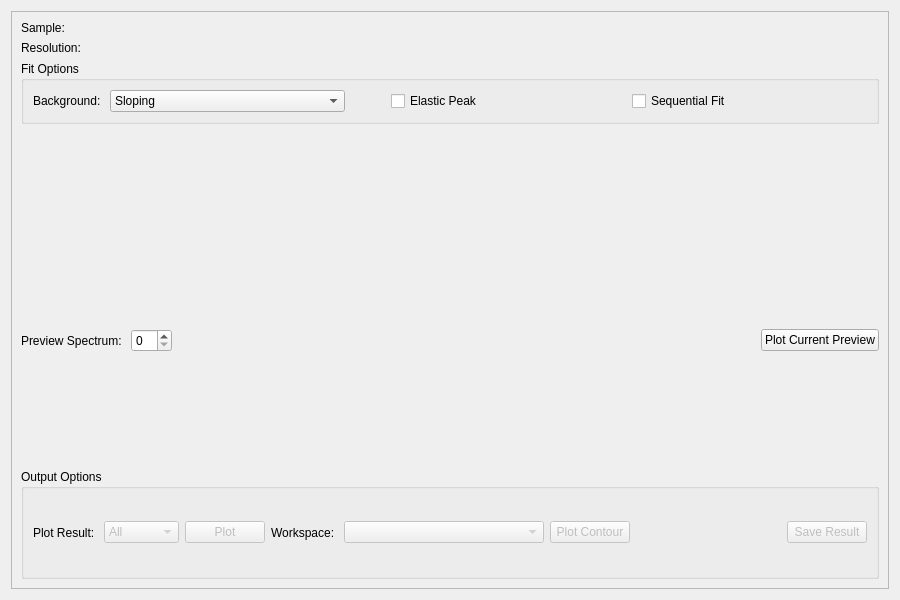
<?xml version="1.0" encoding="UTF-8"?>
<ui version="4.0">
 <class>Stretch</class>
 <widget class="QWidget" name="Stretch">
  <property name="geometry">
   <rect>
    <x>0</x>
    <y>0</y>
    <width>900</width>
    <height>600</height>
   </rect>
  </property>
  <property name="windowTitle">
   <string>Form</string>
  </property>
  <layout class="QVBoxLayout" name="verticalLayout">
   <item>
    <widget class="QScrollArea" name="scrollArea">
     <property name="widgetResizable">
      <bool>true</bool>
     </property>
     <widget class="QWidget" name="scrollAreaWidgetContents">
      <property name="geometry">
       <rect>
        <x>0</x>
        <y>0</y>
        <width>880</width>
        <height>580</height>
       </rect>
      </property>
      <layout class="QVBoxLayout" name="verticalLayout_4">
       <item>
        <layout class="QGridLayout" name="gridLayout">
         <item row="0" column="0">
          <widget class="QLabel" name="lblSample">
           <property name="text">
            <string>Sample: </string>
           </property>
          </widget>
         </item>
         <item row="0" column="1">
          <widget class="MantidQt::MantidWidgets::DataSelector" name="dsSample" native="true">
           <property name="sizePolicy">
            <sizepolicy hsizetype="Minimum" vsizetype="Fixed">
             <horstretch>0</horstretch>
             <verstretch>0</verstretch>
            </sizepolicy>
           </property>
           <property name="workspaceSuffixes" stdset="0">
            <stringlist>
             <string>_red</string>
             <string>_sqw</string>
            </stringlist>
           </property>
           <property name="fileBrowserSuffixes" stdset="0">
            <stringlist>
             <string>_red.nxs</string>
             <string>_sqw.nxs</string>
            </stringlist>
           </property>
           <property name="autoLoad" stdset="0">
            <bool>true</bool>
           </property>
           <property name="showLoad" stdset="0">
            <bool>false</bool>
           </property>
          </widget>
         </item>
         <item row="1" column="0">
          <widget class="QLabel" name="lblRes">
           <property name="text">
            <string>Resolution: </string>
           </property>
          </widget>
         </item>
         <item row="1" column="1">
          <widget class="MantidQt::MantidWidgets::DataSelector" name="dsResolution" native="true">
           <property name="sizePolicy">
            <sizepolicy hsizetype="Minimum" vsizetype="Fixed">
             <horstretch>0</horstretch>
             <verstretch>0</verstretch>
            </sizepolicy>
           </property>
           <property name="autoLoad" stdset="0">
            <bool>true</bool>
           </property>
           <property name="workspaceSuffixes" stdset="0">
            <stringlist>
             <string>_res</string>
            </stringlist>
           </property>
           <property name="fileBrowserSuffixes" stdset="0">
            <stringlist>
             <string>_res.nxs</string>
            </stringlist>
           </property>
           <property name="showLoad" stdset="0">
            <bool>false</bool>
           </property>
          </widget>
         </item>
        </layout>
       </item>
       <item>
        <widget class="QGroupBox" name="gbOptions">
         <property name="sizePolicy">
          <sizepolicy hsizetype="Preferred" vsizetype="Fixed">
           <horstretch>0</horstretch>
           <verstretch>0</verstretch>
          </sizepolicy>
         </property>
         <property name="title">
          <string>Fit Options</string>
         </property>
         <layout class="QVBoxLayout" name="verticalLayout_2">
          <item>
           <layout class="QGridLayout" name="gridLayout_2">
            <item row="0" column="0">
             <widget class="QLabel" name="lblBackground">
              <property name="sizePolicy">
               <sizepolicy hsizetype="Fixed" vsizetype="Preferred">
                <horstretch>0</horstretch>
                <verstretch>0</verstretch>
               </sizepolicy>
              </property>
              <property name="text">
               <string>Background: </string>
              </property>
             </widget>
            </item>
            <item row="0" column="1">
             <widget class="QComboBox" name="cbBackground">
              <item>
               <property name="text">
                <string>Sloping</string>
               </property>
              </item>
              <item>
               <property name="text">
                <string>Flat</string>
               </property>
              </item>
              <item>
               <property name="text">
                <string>Zero</string>
               </property>
              </item>
             </widget>
            </item>
            <item row="0" column="4">
             <widget class="QCheckBox" name="chkSequentialFit">
              <property name="text">
               <string>Sequential Fit</string>
              </property>
             </widget>
            </item>
            <item row="0" column="3">
             <widget class="QCheckBox" name="chkElasticPeak">
              <property name="text">
               <string>Elastic Peak</string>
              </property>
             </widget>
            </item>
            <item row="0" column="2">
             <spacer name="horizontalSpacer">
              <property name="orientation">
               <enum>Qt::Horizontal</enum>
              </property>
              <property name="sizeType">
               <enum>QSizePolicy::Preferred</enum>
              </property>
              <property name="sizeHint" stdset="0">
               <size>
                <width>40</width>
                <height>20</height>
               </size>
              </property>
             </spacer>
            </item>
           </layout>
          </item>
         </layout>
        </widget>
       </item>
       <item>
        <layout class="QGridLayout" name="gridLayout_3">
         <item row="0" column="0">
          <layout class="QVBoxLayout" name="treeSpace"/>
         </item>
         <item row="0" column="2">
          <widget class="MantidQt::MantidWidgets::PreviewPlot" name="ppPlot" native="true">
           <property name="canvasColour" stdset="0">
            <color>
             <red>255</red>
             <green>255</green>
             <blue>255</blue>
            </color>
           </property>
           <property name="showLegend" stdset="0">
            <bool>true</bool>
           </property>
          </widget>
         </item>
         <item row="1" column="2">
          <layout class="QHBoxLayout" name="horizontalLayout_2">
           <item>
            <widget class="QLabel" name="lbPreviewSpectrum">
             <property name="text">
              <string>Preview Spectrum: </string>
             </property>
            </widget>
           </item>
           <item>
            <widget class="QSpinBox" name="spPreviewSpectrum"/>
           </item>
           <item>
            <spacer name="horizontalSpacer_2">
             <property name="orientation">
              <enum>Qt::Horizontal</enum>
             </property>
             <property name="sizeHint" stdset="0">
              <size>
               <width>40</width>
               <height>20</height>
              </size>
             </property>
            </spacer>
           </item>
           <item>
            <widget class="QPushButton" name="pbPlotPreview">
             <property name="text">
              <string>Plot Current Preview</string>
             </property>
            </widget>
           </item>
          </layout>
         </item>
        </layout>
       </item>
       <item>
        <widget class="QFrame" name="frame">
         <layout class="QVBoxLayout" name="verticalLayout_3">
          <property name="spacing">
           <number>0</number>
          </property>
          <property name="leftMargin">
           <number>0</number>
          </property>
          <property name="topMargin">
           <number>0</number>
          </property>
          <property name="rightMargin">
           <number>0</number>
          </property>
          <property name="bottomMargin">
           <number>0</number>
          </property>
          <item>
           <widget class="MantidQt::CustomInterfaces::RunView" name="runWidget" native="true"/>
          </item>
          <item>
           <layout class="QHBoxLayout" name="horizontalLayout_44">
            <item>
             <widget class="QGroupBox" name="gbOutput">
              <property name="title">
               <string>Output Options</string>
              </property>
              <layout class="QHBoxLayout" name="horizontalLayout">
               <item>
                <widget class="QLabel" name="lblPlotResult">
                 <property name="text">
                  <string>Plot Result: </string>
                 </property>
                </widget>
               </item>
               <item>
                <widget class="QComboBox" name="cbPlot">
                 <property name="enabled">
                  <bool>false</bool>
                 </property>
                 <property name="minimumSize">
                  <size>
                   <width>75</width>
                   <height>0</height>
                  </size>
                 </property>
                 <item>
                  <property name="text">
                   <string>All</string>
                  </property>
                 </item>
                 <item>
                  <property name="text">
                   <string>Sigma</string>
                  </property>
                 </item>
                 <item>
                  <property name="text">
                   <string>Beta</string>
                  </property>
                 </item>
                </widget>
               </item>
               <item>
                <widget class="QPushButton" name="pbPlot">
                 <property name="enabled">
                  <bool>false</bool>
                 </property>
                 <property name="text">
                  <string>Plot</string>
                 </property>
                </widget>
               </item>
               <item>
                <widget class="QLabel" name="label">
                 <property name="text">
                  <string>Workspace: </string>
                 </property>
                </widget>
               </item>
               <item>
                <widget class="QComboBox" name="cbPlotContour">
                 <property name="enabled">
                  <bool>false</bool>
                 </property>
                 <property name="minimumSize">
                  <size>
                   <width>200</width>
                   <height>0</height>
                  </size>
                 </property>
                 <property name="sizeAdjustPolicy">
                  <enum>QComboBox::AdjustToContents</enum>
                 </property>
                </widget>
               </item>
               <item>
                <widget class="QPushButton" name="pbPlotContour">
                 <property name="enabled">
                  <bool>false</bool>
                 </property>
                 <property name="text">
                  <string>Plot Contour</string>
                 </property>
                </widget>
               </item>
               <item>
                <spacer name="horizontalSpacer_18">
                 <property name="orientation">
                  <enum>Qt::Horizontal</enum>
                 </property>
                 <property name="sizeHint" stdset="0">
                  <size>
                   <width>40</width>
                   <height>20</height>
                  </size>
                 </property>
                </spacer>
               </item>
               <item>
                <widget class="QPushButton" name="pbSave">
                 <property name="enabled">
                  <bool>false</bool>
                 </property>
                 <property name="text">
                  <string>Save Result</string>
                 </property>
                </widget>
               </item>
              </layout>
             </widget>
            </item>
           </layout>
          </item>
         </layout>
        </widget>
       </item>
      </layout>
     </widget>
    </widget>
   </item>
  </layout>
 </widget>
 <customwidgets>
  <customwidget>
   <class>MantidQt::CustomInterfaces::RunView</class>
   <extends>QWidget</extends>
   <header>MantidQtWidgets/Spectroscopy/RunWidget/RunView.h</header>
   <container>1</container>
  </customwidget>
  <customwidget>
   <class>MantidQt::MantidWidgets::DataSelector</class>
   <extends>QWidget</extends>
   <header>MantidQtWidgets/Common/DataSelector.h</header>
  </customwidget>
  <customwidget>
   <class>MantidQt::MantidWidgets::PreviewPlot</class>
   <extends>QWidget</extends>
   <header>MantidQtWidgets/Plotting/PreviewPlot.h</header>
   <container>1</container>
  </customwidget>
 </customwidgets>
 <resources/>
 <connections/>
</ui>
